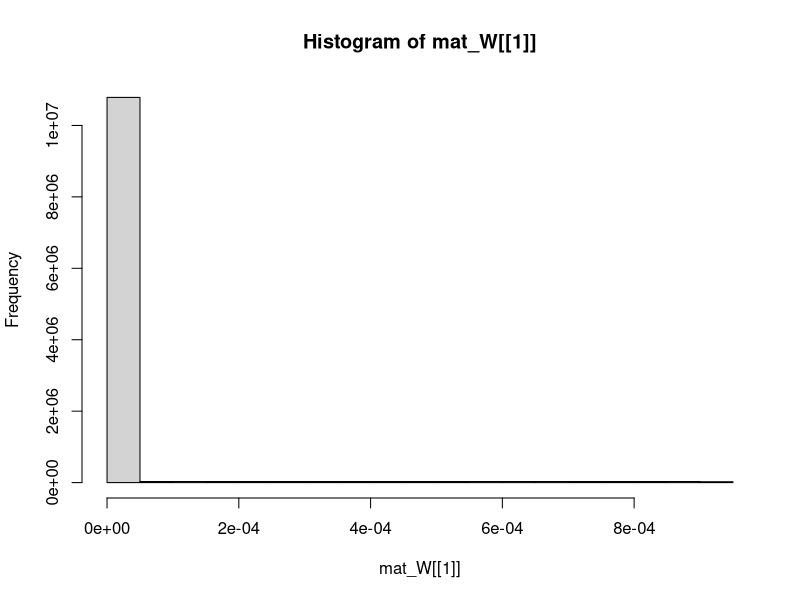
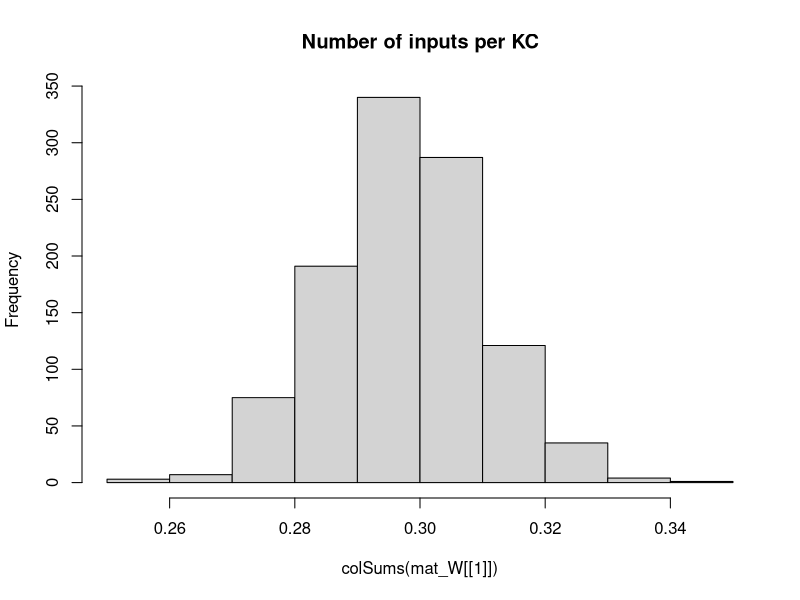

Generate these figures, in order, with R: (Note: this script raises an error after producing the figures.)
## Development Code for Willsaw NN image recognition of zfish larva
## KL 2021
## I will implement a MB random kernel NN as in my Ant Navigation paper 
## This Files Trains the weights of  2 Layer Net : Random Expansion Feature Layer (Random Kernel Trick) -> Perceptron Output neuron 
## The connections in L1 Random Sparse Net are data independent, while L2 wights are trained via +ve larva head template samples to filter patterns that look like larva
## The input images are labeled as Fish and non fish according to the folder they are placed.
# Output is saved as pgm images which are then loaded by tracker software so as to implemend the simple classifier net implemended here 

library("pixmap")
library("yaml")


## Initialiaze the random Weight vector of an L1 (KC) neuron  
init_random_W <- function(m,p){
  # Draw random Number N of Sampled Inputs From Binomial
  n <- rbinom(1,length(m),p)
  ## Set N random synapses as inputs to KC
  idx <- sample(1:length(m),n)
  m <- runif(NROW(m))/(100*NROW(m)) ##Weak Synapses
  ## Likely Stronger Subset
  m[idx] <- runif(n)/(length(m)) #1/NROW(m)
  #print(length(m))
  return (m)
}

## Sigmoid//logistic Transfer Function
N_transfer <- function(activation)
{
  return (1/(1+exp(-activation)))
}


## Derivative Sigmoid/logistic Transfer Function
N_transfer_D <- function(activation)
{
  return (N_transfer(activation)*(1-N_transfer(activation)) )
}

N_activation <- function(X,W,B)
{
  ## If more Than Half input units (based on Avg inputs) is active - then activate KC
  
  #  if ( sum(X) > KC_THRES )
  #    return (1)
  # else
  ## Bias is just another W attached to a fixed Input 1
  return (W%*%X + B)
}

## Copies A Smaller Matrix To the Middle of a larger one - (Pasting Image on larger canvas)
matrix_paste <- function(src,target)
{
  x_offset <- round((ncol(target)- ncol(src))/2 )
  y_offset <- round((nrow(target)- nrow(src))/2 )
  target[ (1+y_offset):(y_offset+nrow(src)),(1+x_offset):(x_offset+ncol(src))] <-src
  return(target)
}


sparse_binarize <- function(X,INPUT_SPARSENESS)
{
  ## Binarize Input Image / Set Sparsensess ##
  pxsparse = 1.0
  thres_bin = mean(X)
  max_iter = 100
  
  while (pxsparse > INPUT_SPARSENESS & max_iter > 0)
  {
    X_bin <-  as.numeric(X > thres_bin)
    pxsparse <- sum(as.numeric(X_bin[X_bin > 0]))/length(X_bin)
    thres_bin = thres_bin + 0.01;
    max_iter = max_iter + 1
  }
  
  
  ##message("Input Sparseness:",pxsparse)
  
  return(X_bin)
}




makeInputMatrix <- function(img_list,inmat_W)
{
  
  ## TRAIN /TEST ##
  img_list <- img_list[,1]
 
  
  
  ## Matrix Of  image Input Vectors  
  mat_X = matrix(0,nrow=ncol(inmat_W[[1]]),ncol=length(img_list) )
  fileidx <- 0
  for (in_img in img_list)
  {
    fileidx= fileidx + 1
    
    imgT <- read.pnm(as.character(in_img) )
    mat_img <- getChannels(imgT)
    X <- as.vector(mat_img)
    ### Add Fixed input 1 - To operate As Adjustable Bias for each input   
    ##X[length(X)] <- 1 # c(as.vector(mat_img),1)
    
    ##message(in_img," Input Dim:", dim(mat_img)[1],"x",dim(mat_img)[2],"=",dim(mat_img)[2]*dim(mat_img)[1])
    
    if (length(X) > n_top_px)
    {
      warning("input sample too big - skipping")
      next
    }
    
    ## If Loaded image is Smaller than INput - Then Resize (paste into) larger Matrix to fit
    if (length(X) < n_top_px)
    {
      ##message("input sample Smaller than Canvas - pasting")
      mat_t <- matrix(0,nrow=img_dim[1],ncol=img_dim[2])
      mat_img <- matrix_paste(mat_img,mat_t)
      ##message("Converted  Dim:", dim(mat_img)[1],"x",dim(mat_img)[2],"=",dim(mat_img)[2]*dim(mat_img)[1])
    }
    
    ##mypic = new("pixmapGrey", size=dim(mat_img),grey = mat_img);plot(mypic)
    ## Convert to Col Vector
    X <- sparse_binarize(as.vector(mat_img),INPUT_SPARSENESS)
    
    
    dim(X) <- c(length(X),1) ## Make into Col Vector
    
    if (length(X) > n_top_px)
    {
      warning(in_img,"Image Too large. Skipping")
      next
    }
    
    stopifnot(length(mat_X[,fileidx]) ==length(X) ) 
    mat_X[,fileidx] <- X # Save In Vector to MAtrix
    
  }## Load All Input Vectors Into Matrix X
  
  return(mat_X)
} ##Make INput List



### EXPORT MAtrix to YAML for !!opencv-matrix##
matrixToYamlForOpenCV <- function(mat)
{
  ##!!opencv-matrix
  strHeader <- "!!opencv-matrix\n rows: %d\n cols: %d\n dt: f\n data:["
  ## Matrix Will Be saved Transposed Because Data serial Reading Order is by row in OpenCV while Here Serialization is By Column
  strHeader <- sprintf(strHeader,nrow(mat),ncol(mat))
  strData = ""
  lineWidth = 100#min(100,length(mat))
  
  ## COMMENTED OUT AS SUDDENLY as.yaml started adding new Lines in data automatically - The following routine does this manually
  # ##Long Strings Need to be broken by New Lines otherwise OPENCV FIle Storage FAils
  # if (length(mat) > lineWidth){
  #   fcon<- tempfile("matrixYaml")
  #   
  #   ## Need to export To TEMP file as string Concat Is too SLOW
  #   for (i in seq(1,length(mat),lineWidth) ){
  #     write(mat[i:min(i+lineWidth-1,length(mat)-1)], file = fcon,ncolumns = 100, append = TRUE, sep = ", ")
  #     ##cat(",",file = fcon, append = TRUE,fill=FALSE)
  #     #strData = paste0(strData, toString(mat[i:min(i+lineWidth,length(mat))],"\n",width=0))
  #   }
  #   ## Join  All Lines Back INto One String - With Newlines and Commas and Intendation
  #   #strData = noquote()
  #   strData = noquote(paste0(
  #                     readLines(con = fcon, n = -1L, ok = TRUE, warn = TRUE, skipNul = FALSE, encoding = "UTF-8"),
  #                            collapse=",\n         ")) ##
  #   #class(strData) <- "verbatim"
  # }else
    
  ## Need to TransposeBecause Data serial Reading Order is by row in OpenCV while Here Serialization is By Column
  strData = toString(t(mat))
  
  
  strRet=  noquote(paste0(strHeader,strData,"]")) 
  
  
  ##Character vectors that have a class of ‘verbatim’ will not be quoted in the output YAML 
  class(strRet) <- "verbatim"
  ##class(strRet) <- "verbatim"
  #write(strRet,file = fcon)  
  return(noquote(strRet) )
}




## Process 2 Layer Network - Return Last Node Output produced for each input image
## Note : Input Layer Is Simplified - No activation function needed or Bias - Input image intentities are taken as activations
## Target_output is vector of desired output for each output Neuron these I chose to be L2_1=1 (Fish) L2_2=1 (Non Fish)
net_proc_images_batch <- function(mat_X,inmat_W,inmat_B,mat_Y,learningRate = 0.0)  
{
  
  L_X     <- list() ## Output Of Layer k
  L_A     <- list() ## Activation of  Layer k
  L_delta <- list()  ## Delta is the "cost attributable to (the value of) that node". 
  L2_out <- list()
  
  fileidx <- 0
  outError = 0 #'Mean Sq Error Of File Batch'

  
  
    ##Input Layer Is Simplified - No activation function needed or Bias - Input image intentities are taken as activations
    ##Activation 
    L_A[[1]] <- mat_X
    L_X[[1]] <- mat_X##N_transfer(X-0.5)
    ## Due to R hell with numbers ecoming Factors I need to do this tricl
    
    ##Target_output <- mat_Y[fileidx,] 
     
    ## Forward Propagation ##
    L_A[[2]] <- N_activation(mat_X, inmat_W[[1]], inmat_B[[1]] )
    L_X[[2]] <- N_transfer( L_A[[2]])
    
    ##  matrix of output Col vectors correspond to output
    L_A[[3]] <- N_activation(L_X[[2]],inmat_W[[2]] , inmat_B[[2]] )  
    L_X[[3]] <- N_transfer( L_A[[3]]) ## v_Layer_Bias[i] matrix(rep(,nrow(mat_X)),nrow=nrow(mat_X) )  

    
    MSQError =  sum(((mat_Y) - L_X[[3]] )^2)/ ncol(mat_X)

    ## Note Indexes L_X and mat/biases are off by one because LX_1 is considerened an input layer, while neural layer is l=2
    ## Back Propagation ##
    for (l in (N_Layers):1 )
    {
      ##On Output Layer
      if (l == (N_Layers))
      {
        ## Element Wise Product (hadamart Product)
        L_delta[[l]] <- ( N_transfer_D( L_X[[l+1]] )   * (L_X[[l+1]] - mat_Y)) ##*N_transfer_D(L_X[[l]])
      }else{
        #L_delta[[l]] <- L_delta[[l+1]] %*% t(mat_W[[l]])*N_transfer_D(L_X[[l]])
        L_delta[[l]] <-   t(t(L_delta[[l+1]]) %*%(inmat_W[[l+1]])*t(N_transfer_D( L_X[[l+1]] )))    ## %*% t(N_transfer_D(L_X[[l-1]]) )
      }
      
      dE <- (L_delta[[l]])%*%t(L_A[[l]])  
      dW <- learningRate*dE 
      ##Add average change over batch samples
      inmat_W[[l]] <- inmat_W[[l]] -  dW ##length(img_list)
      ## Error Non-Conform
      inmat_B[[l]] <- inmat_B[[l]] - learningRate*(L_delta[[l]])  
    }
    
    #hist(Layer_Bias[[1]])
    #if (fileidx %% 10 == 0)
    #  hist(inmat_W[[1]], main="After")
    
    
    ## Forward Propagation ## 
    L1 <- N_transfer(N_activation(mat_X, inmat_W[[1]],inmat_B[[1]]  ) ) ## v_Layer_Bias[i] matrix(rep(,nrow(mat_X)),nrow=nrow(mat_X) )  
    ## L2 matrix of output Col vectors correspond 
    L2 <-  N_transfer(N_activation(L1,inmat_W[[2]] ,  inmat_B[[2]] )  )  
    
    MSQError =  sum(((mat_Y) - L2 )^2)/ ncol(mat_X)
    
    
    #L2_out[[fileidx]] <- list(Err=0.5*sum((Target_output - L2[,fileidx])^2),
    #                          MSERR=MSQError,
    #                          L2_F=L2[1,fileidx],
    #                          L2_NF=L2[2,fileidx],
    #                          KC_active = sum(L1[fileidx,][L1[fileidx,]>0.5]),
    #                          KC_total = length(L1[fileidx,]),
                              # input_sparse= pxsparse,
    #                          file=in_img
    #)
    
    #message(fileidx,". MSQERR:",MSQError,"  ", L2_out[[fileidx]]$L2_F, "-", L2_out[[fileidx]]$L2_NF, " ERR: ", L2_out[[fileidx]]$Err ," ",in_img)
    message(fileidx,". MSQERR:",MSQError,"  ")
    
    
    ##message("Recognition Output for Img ",in_img," is F:",L_X[[3]][1]," non-F:",L_X[[3]][2]," Active KC:",L2_out[[fileidx]]$KC_active/N_KC )
    #dim(X) = img_dim##dim(mat_img)
    
    
    #image(X_bin)
    #title(main = paste(in_img,strRes," R:",L2_Neurons_out[1]-L2_Neurons_out[2]), font.main = 4)
  
  
  lout <- list(X=mat_X,
               W=inmat_W,
               B=inmat_B,
               output=L2,
               Target=mat_Y,
               #out=data.frame( do.call(rbind,L2_out ) ),
               MSQError=MSQError )
  
  #MSQError =  sum(((mat_Y) - L2)^2)/nrow(mat_X)
  
  return(lout  )
}



img_dim <- c(38,28)
N_Layers <- 2

n_top_px <- img_dim[2]*img_dim[1]
N_KC = n_top_px*10 ## Number of Kenyon Cells (Input layer High Dim Coding)
N_SYN_per_KC <- n_top_px/20 ## Number of pic Features each KC neuron Codes for
#KC_THRES <- N_SYN_per_KC*0.25 ## Number of INput that need to be active for KC to fire/Activate
v_Layer_N <- c(n_top_px, N_KC, 2)
Layer_Bias <- list() ## Number of INput that need to be active for Neuron to fire/Activate
INPUT_SPARSENESS = 0.20

mat_W <<- list() # List Of Weight Matrices
## Make Sparse Random Synaptic Weight matrix Selecting Inputs for each KC
for (k in 1:N_Layers)
{
  mat_W[[k]] <- matrix(0,ncol=v_Layer_N[k],nrow=v_Layer_N[k+1])
  ## Init Random
  mat_W[[k]] <- t(apply(mat_W[[k]],1,init_random_W,N_SYN_per_KC/n_top_px)) ##
  Layer_Bias[[k]] <- matrix(1,ncol=1,nrow=v_Layer_N[k+1] )  #rep(1,) ## Initialiaze Neural Biases
}

hist(mat_W[[1]])
hist(colSums(mat_W[[1]]),main="Number of inputs per KC")

##Layer 2 (Output Perceptron)
#L2_Neurons <<- 2

## Apply Input Image ##
## list training files 
setwd("/home/kostasl/workspace/zebrafishtrack/Rplots")
sPathTrainingSamples="../img/trainset/fish"
sPathTrainingNonSamples="../img/trainset/nonfish/"
sPathTestingSamplesFish="../img/fish/"
sPathTestingSamplesNonFish="../img/nonfish/"

img_list_train_fish =  cbind(files=list.files(path=sPathTrainingSamples,pattern="*pgm",full.names = T),F=1,NF=0) 
img_list_test_fish = cbind(files=list.files(path=sPathTestingSamplesFish,pattern="*pgm",full.names = T),F=1,NF=0)
img_list_train_nonfish =   cbind(files=list.files(path=sPathTrainingNonSamples,pattern="*pgm",full.names = T),F=0,NF=1)
img_list_test_nonfish =  cbind(files=list.files(path=sPathTestingSamplesNonFish,pattern="*pgm",full.names = T),F=0,NF=1)

img_list_all <- rbind.data.frame(img_list_train_fish,img_list_test_fish,img_list_train_nonfish,img_list_test_nonfish,stringsAsFactors = FALSE)

#img_list_test=  list.files(path=sPathTestingSamples,pattern="*pgm",full.names = T) Samples ##


img_list_all <- rbind.data.frame(img_list_train_fish,img_list_test_fish,img_list_test_nonfish[1:NROW(img_list_test_fish),],stringsAsFactors = FALSE)

batchSize = 5 # Number of Training IMages for Each Leanring Episode (which will define error graident )
Nbatches = 10
trainingN = 10 ##Training Cycles For Each Batch
## Matrix Of Biases
mat_B <- list()
mat_B[[1]] <- matrix(Layer_Bias[[1]],ncol=(batchSize),nrow=length(Layer_Bias[[1]]))
mat_B[[2]] <- matrix(Layer_Bias[[2]],ncol=(batchSize),nrow=length(Layer_Bias[[2]]) )


lFitError <- list()
dfitRecord <- data.frame()

vTrainingError <- vector()
## Subset INput LIst Into Batches
rIdx = 1
for (b in 1:Nbatches)
{
  ##Make Matrix -For All net inputs
  img_list_suffled <- img_list_all[sample(1:nrow(img_list_all)),]
  ##Select Subset Batch
  img_list_suffled <- head(img_list_suffled,batchSize)
  
  mat_X <- makeInputMatrix(img_list_suffled,mat_W)
  
  label_list <-cbind.data.frame(F=(img_list_suffled[,2]),NF=(img_list_suffled[,3]) )##Target output/labels
  mat_Y <- t(apply(as.matrix(label_list),2,strtoi))  
  
 
  
  for (i in 1:trainingN)
  {  
    
    dLearningRate    <- 0.0001
    
    # TRAIN On Fish 
    dnetout <- net_proc_images_batch(mat_X,mat_W,mat_B,mat_Y,dLearningRate )
    mat_W   <<-dnetout$W
    mat_B <<- dnetout$B

        
    vTrainingError[rIdx] = dnetout$MSQError  #plot(unlist(dnetout$out$MSERR),main=paste(i,"Mean SQ Err"))
    rIdx = rIdx +1
    
    plot(vTrainingError,xlim=c(0,trainingN*Nbatches)) #ylim=c(0,1)
    
  }## Repeated Training On Batch 

} ## Different Batch Suffles  

  
hist(dnetout$Target - dnetout$output)

hist(dnetout$W[[1]],main="After")




## FOR EXAPORT TO YAML

fishNet <- list(LW1=dnetout$W[[1]],
                LW2=dnetout$W[[2]],
                LB1=dnetout$B[[1]],
                LB2=dnetout$B[[2]] 
)

#attr(fishNet$LW1, "tag") <- "!!opencv-matrix" ##Adding tags Also Change The Header to Verbatim, which does not work in OPENCV
attr(fishNet$LW2, "tag") <- "!!opencv-matrix"
attr(fishNet$LB1, "tag") <- "!!opencv-matrix"
attr(fishNet$LB2, "tag") <- "!!opencv-matrix"



#fishNet <- list(LW1=Layer_Bias[[2]]
#)
## EXPORT TO YAML FOR OPENCV - Custom/hacked exporter routine specific to OPENCV
#  filename <- "fishNet.yml"
#  con <- file(filename, "w")
#  message("Exporting to YAML-Wait for it , this may take a while...")
#  write("%YAML:1.0",con) ##Header Is necessary For OPENCV 
  ## Indentation Needs to be 3
#  str_yaml<- noquote(as.yaml(fishNet, handlers=list(matrix=matrixToYamlForOpenCV), line.sep="\n",indent=3,unicode=F))
  #  CLEAN UP String FRom Escape Chars
  ## the Var Type tag !!opencv-matrix needs to be on same line as vairable Name - For OpenCV file store - FIX
#  str_yaml <- gsub("\n  !!opencv-matrix","!!opencv-matrix",str_yaml,fixed = T)
#  str_yaml <- gsub("\\n","\n",str_yaml,fixed = T)## Remove Escaped NewLines
#  str_yaml <- gsub("\"","",str_yaml,fixed = T)#Remove Quates

#  write(noquote(str_yaml),con,append=TRUE) ##Header Is necessary For OPENCV 
#  close(con)




############## 


## Process 2 Layer Network - Return Last Node Output produced for each input image
## Note : Input Layer Is Simplified - No activation function needed or Bias - Input image intentities are taken as activations
## Target_output is vector of desired output for each output Neuron these I chose to be L2_1=1 (Fish) L2_2=1 (Non Fish)
net_proc_images <- function(input_list,inmat_W,inLayer_Bias,learningRate = 0.0)  
{
  
  L_X     <- list() ## Output Of Layer k
  L_A     <- list() ## Activation of  Layer k
  L_delta <- list()  ## Delta is the "cost attributable to (the value of) that node". 
  L2_out <- list()
  
  Target_output = c(1,0)  
  fileidx <- 0
  outError = 0 #'Mean Sq Error Of File Batch'
  ## TRAIN /TEST ##
  img_list <- input_list[,1]
  label_list <-cbind.data.frame(F=(input_list[,2]),NF=(input_list[,3]) )##Target output/labels
  
  ## Matrix Of  image Input Vectors  
  mat_X = matrix(0,nrow=ncol(inmat_W[[1]]),ncol=length(img_list) )
  
  for (in_img in img_list)
  {
    fileidx= fileidx + 1
    
    imgT <- read.pnm(as.character(in_img) )
    mat_img <- getChannels(imgT)
    X <- as.vector(mat_img)
    ### Add Fixed input 1 - To operate As Adjustable Bias for each input   
    ##X[length(X)] <- 1 # c(as.vector(mat_img),1)
    
    ##message(in_img," Input Dim:", dim(mat_img)[1],"x",dim(mat_img)[2],"=",dim(mat_img)[2]*dim(mat_img)[1])
    
    if (length(X) > n_top_px)
    {
      warning("input sample too big - skipping")
      next
    }
    
    ## If Loaded image is Smaller than INput - Then Resize (paste into) larger Matrix to fit
    if (length(X) < n_top_px)
    {
      ##message("input sample Smaller than Canvas - pasting")
      mat_t <- matrix(0,nrow=img_dim[1],ncol=img_dim[2])
      mat_img <- matrix_paste(mat_img,mat_t)
      ##message("Converted  Dim:", dim(mat_img)[1],"x",dim(mat_img)[2],"=",dim(mat_img)[2]*dim(mat_img)[1])
    }
    
    ##mypic = new("pixmapGrey", size=dim(mat_img),grey = mat_img);plot(mypic)
    ## Convert to Col Vector
    X <- sparse_binarize(as.vector(mat_img),INPUT_SPARSENESS)
    
    
    dim(X) <- c(length(X),1) ## Make into Col Vector
    
    if (length(X) > n_top_px)
    {
      warning(in_img,"Image Too large. Skipping")
      next
    }
    
    stopifnot(length(mat_X[,fileidx]) ==length(X) ) 
    mat_X[,fileidx] <- X # Save In Vector to MAtrix
    
    
    ##Input Layer Is Simplified - No activation function needed or Bias - Input image intentities are taken as activations
    ##Activation 
    L_A[[1]] <- X
    L_X[[1]] <- X##N_transfer(X-0.5)
    ## Due to R hell with numbers ecoming Factors I need to do this tricl
    mat_Y <- apply(as.matrix(label_list),2,strtoi)
    
    Target_output <-mat_Y[fileidx,] 
    ### 
    
    ## Forward Propagation ## 
    for (i in 2:(N_Layers+1) )
    {
      L_A[[i]] <- N_activation(L_X[[i-1]], inmat_W[[i-1]], inLayer_Bias[[i-1]]) ## v_Layer_Bias[i]  
      L_X[[i]] <- N_transfer(L_A[[i]])
    }
    
    outError = outError + sum( ( Target_output - L_X[[i]] ) )
    
    #hist(mat_W[[l-1]],main="before")
    ## Note Indexes L_X and mat/biases are off by one because LX_1 is considerened an input layer, while neural layer is l=2
    ## Back Propagation ##
    for (l in (N_Layers):1 )
    {
      ##On Output Layer
      if (l == (N_Layers))
      {
        ## Element Wise Product (hadamart Product)
        L_delta[[l]] <- ((N_transfer_D(L_X[[l+1]])) * (L_X[[l+1]] - Target_output)) ##*N_transfer_D(L_X[[l]])
      }else{
        #L_delta[[l]] <- L_delta[[l+1]] %*% t(mat_W[[l]])*N_transfer_D(L_X[[l]])
        L_delta[[l]] <-   t(t(L_delta[[l+1]]) %*%(inmat_W[[l+1]])*t(N_transfer_D( L_X[[l+1]] )))    ## %*% t(N_transfer_D(L_X[[l-1]]) )
        
      }
      
      dE <- (L_delta[[l]])%*%t(L_A[[l]])  
      dW <- learningRate*dE 
      ##Add average change over batch samples
      inmat_W[[l]] <- inmat_W[[l]] -  dW ##length(img_list)
      inLayer_Bias[[l]] <- inLayer_Bias[[l]] - learningRate*(L_delta[[l]])  
    }
    
    #hist(Layer_Bias[[1]])
    if (fileidx %% 10 == 0)
      hist(inmat_W[[1]], main="After")
    
    #hist( KC_out_act[1,])
    ## Calc Layer 1 output based on Activation Threshold Funciton for Units
    #KC_output <- apply(KC_out_act, 2, N_transfer)
    #dim(KC_output) <-c(1,length(KC_output)) ## Make into Row Vector
    
    ## Learn Positive Samples - Simple Perceptron Learning Rule - Over an augmented input X which is projected To High dim via sparse random matrix in L1##
    ## Take Active L1 outputs And Set L2 Input synapses of Output Neuron to High
    # Continuous output /
    #L2_Neurons_out <<- (as.numeric(( KC_output %*%  W_L2)/N_KC))
    # Weight Gradient -
    #DW <- t(KC_output)%*% (Target_output - L2_Neurons_out)/2
    #W_L2 <<-  W_L2 + learningRate*DW ## Update Weight Vector 
    
    
    ##W_L2[W_L2 < 1] <<- 1 ##Cap To Limit Values - Saturation Of Synapses
    ##W_L2[,outNeuronIdx][W_L2< -1] <<- -1
    
    #stopifnot(ncol(KC_output) == nrow(W_L2))
    ## Calc Output Neuron - Perceptron 
    ## FWD PROP CAlc MSQE - Fwd Propagate Entire Input Matrix 
    
    
    ## Forward Propagation ## 
    L1 <- N_transfer(N_activation(mat_X, inmat_W[[1]], matrix(inLayer_Bias[[1]],ncol=ncol(mat_X),nrow=length(inLayer_Bias[[1]])) ) ) ## v_Layer_Bias[i] matrix(rep(,nrow(mat_X)),nrow=nrow(mat_X) )  
    ## L2 matrix of output Col vectors correspond 
    L2 <-  N_transfer(N_activation(L1,inmat_W[[2]] , matrix(inLayer_Bias[[2]],ncol=ncol(mat_X),nrow=length(inLayer_Bias[[2]])) )  )  
    
    MSQError =  sum((t(mat_Y) - L2 )^2)/ ncol(mat_X)
    
    
    L2_out[[fileidx]] <- list(Err=0.5*sum((Target_output - L2[,fileidx])^2),
                              MSERR=MSQError,
                              L2_F=L2[1,fileidx],
                              L2_NF=L2[2,fileidx],
                              KC_active = sum(L1[fileidx,][L1[fileidx,]>0.5]),
                              KC_total = length(L1[fileidx,]),
                              # input_sparse= pxsparse,
                              file=in_img
    )
    
    
    
    message(fileidx,". MSQERR:",MSQError,"  ", L2_out[[fileidx]]$L2_F, "-", L2_out[[fileidx]]$L2_NF, " ERR: ", L2_out[[fileidx]]$Err ," ",in_img)
    
    ##message("Recognition Output for Img ",in_img," is F:",L_X[[3]][1]," non-F:",L_X[[3]][2]," Active KC:",L2_out[[fileidx]]$KC_active/N_KC )
    dim(X) = dim(mat_img)
    
    
    #image(X_bin)
    #title(main = paste(in_img,strRes," R:",L2_Neurons_out[1]-L2_Neurons_out[2]), font.main = 4)
  }
  
  lout <- list(X=mat_X,
               W=inmat_W,
               B=inLayer_Bias,
               out=data.frame( do.call(rbind,L2_out ) ))
  
  MSQError =  sum((t(mat_Y) - L2)^2)/nrow(mat_X)
  
  return(lout  )
}



#}

#       ##Test 
#   dnetout_tfish <- net_proc_images(img_list_test_fish,0.3, c(1,0))
#   #hist(unlist(dnetout_fish$L2_F),breaks=10,main="Class Fish Responses to F+ samples" )
#   ##L1 threshold set too high - patterns do not propagate
#   stopifnot(sum(unlist(dnetout_tfish$KC_active)) > 1)
#     
#   SqError_FisF <- sum((1 -unlist(dnetout_tfish$L2_F))^2)/nrow(dnetout_tfish)
#   SqError_FisNotNF <- sum((-1 -unlist(dnetout_tfish$L2_NF))^2)/nrow(dnetout_tfish)
#   
#   message("Sq. Error: F+:",SqError_FisF," F-:",SqError_FisNotNF)
#   
#   dnetout_tnotfish <- net_proc_images(img_list_test_nonfish,dLearningRate,c(0,1))
#   ##hist(unlist(dnetout_notfish$L2_NF),breaks=10,main="Class Not Fish Responses to F- samples" )
#   
#   SqError_NFisNotF <- sum((-1 -unlist(dnetout_tnotfish$L2_F))^2)/nrow(dnetout_tnotfish)
#   SqError_NFisNF <- sum((1 -unlist(dnetout_tnotfish$L2_NF))^2)/nrow(dnetout_tnotfish)
#   
#   #message("Sq. Error: F+:",SqError_NFisNotF," F-:",SqError_NFisNF)
# 
#   
#   SqClassError = sum(SqError_FisF,SqError_FisNotNF,SqError_NFisNotF,SqError_NFisNF)   
#   lFitError[[i]] = list(S_error=SqClassError,FishisFish=SqError_FisF,FishNotFish=SqError_FisNotNF,
#                         NotFishIsFish=SqError_NFisNotF,
#                         NotFishIsNotFish=SqError_NFisNF)
#   
#   dfitRecord <<- data.frame( do.call(rbind,lFitError ) )
#   plot(unlist(dfitRecord$S_error),xlim=c(1,100) ,xlab="Fit Error",ylim=c(0,2))
# 
# 
# ## Test Fish
# dnetout_testfish <- net_proc_images(img_list_test_fish,0,c(-1,1))
# ##hist(unlist(dnetout_notfish$L2_NF),breaks=10,main="Class Not Fish Responses to F- samples" )
# dnetout_testnonfish <- net_proc_images(img_list_test_nonfish,0,c(-1,1))
# 
# 
# SqError_NFisNotF <- sum((-1 -unlist(dnetout_testfish$L2_F))^2)/nrow(dnetout_testfish)
# SqError_NFisNF <- sum((1 -unlist(dnetout_testfish$L2_NF))^2)/nrow(dnetout_testfish)
# 
# 
# 
# 
# plot(unlist(dfitRecord$S_error),xlim=c(1,100) ,xlab="Fit Error",ylim=c(00,800))
# 
# plot(unlist(dfitRecord$FishisFish) )
# plot(unlist(dfitRecord$FishNotFish) )
# plot(unlist(dfitRecord$NotFishIsFish) )
# plot(unlist(dfitRecord$NotFishIsNotFish) )
# 
# 
# 
# ## Test Responses ## 
# dnetout_test <- net_proc_images(img_list_test,0.0,c(0,0))
# dnetout_test_nonfish <- net_proc_images(img_list_train_nonfish,0.0,c(-1,1))
# 
# 
# 
# colSums(W_L2)
# 
# l_out_n <- net_proc_images(img_list_train_nonfish,-dLearningRate/5,1)
# colSums(W_L2)
# 
# colSums(W_L2)
# 
# 
#  ## Save KC Matrix As Image (To Be loaded by Tracker)
#  ## Save Trained Weights As Image (To load by Tracker)
#  KC_sparse_pic <- pixmapGrey(mat_W[[1]], nrow=dim(mat_W[[1]])[1],ncol=dim(mat_W[[1]])[2])
#  plot(KC_sparse_pic)
#  write.pnm(KC_sparse_pic,file="L1_W_SparseNet.pgm")
# # 
# # ## Shift Values
#  L_W2 <- (mat_W[[2]])+1.0
#  L_W2 <- apply(L_W2,2,rev)
#  Lout_pic <- pixmapGrey(L_W2, nrow=dim(mat_W[[2]])[1],ncol=dim(mat_W[[2]])[2],cellres=1)
#  plot(Lout_pic)
#  write.pnm(Lout_pic,file="L2_W_SparseNet.pgm")
# 
#  Lout_pic <- pixmapGrey(Layer_Bias[[1]], nrow=dim(Layer_Bias[[1]])[1],ncol=dim(Layer_Bias[[1]])[2],cellres=1)
#  plot(Lout_pic)
#  write.pnm(Lout_pic,file="L1_B_SparseNet.pgm")
#  
#  
#  Lout_pic <- pixmapGrey(Layer_Bias[[2]],  nrow=dim(Layer_Bias[[2]])[1],ncol=dim(Layer_Bias[[2]])[2],cellres=1)
#  plot(Lout_pic)
#  write.pnm(Lout_pic,file="L2_B_SparseNet.pgm")
#  #
#  # 
# # 
# ## Load Matrix And Test
# imgT <- read.pnm(file="L1_W_SparseNet.pgm")
# mat_WL1 <- getChannels(imgT)
# 
# imgT <- read.pnm(file="L2_W_SparseNet.pgm")
# mat_WL2 <- getChannels(imgT)-1.0 ##Reverse Order

# 
# hist(W_L2)
# 
# cc <- getChannels(Lout_pic)
# plot(pic_outL)
